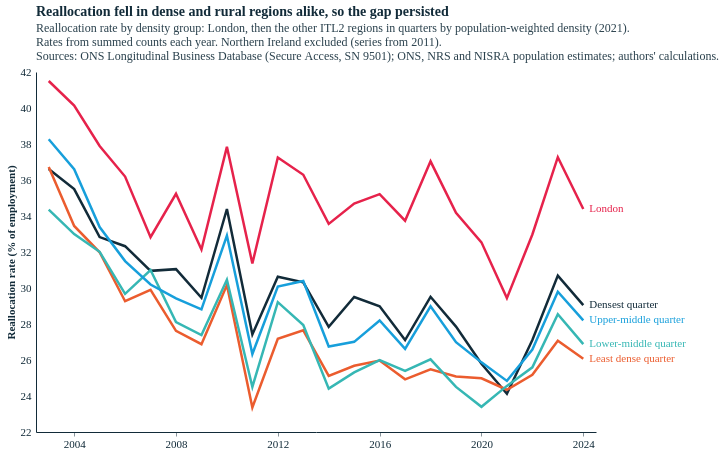

The code cell stored with this chart in its notebook:
### Markdown cell above
## 3. Has the urban–rural gap changed over time?

Regions grouped by population-weighted density: **London** (5 regions) and the other regions in **quarters** by density (all 36 non-London regions, 9 each). Each group's rate is computed from its **summed counts** each year. Northern Ireland belongs to a quarter but is left out of the **lines**, so that each line's membership is the same every year (its series starts in 2011). It is included in the stacked bars, which cover 2011–24 only.

### Code cell
o = df[~LONDON(df)].copy()                     # quarters over all 36 non-London regions, incl. NI (9 each)
o["dgroup"] = pd.qcut(o.pop_weighted_density, 4, labels=["Least dense quarter", "Lower-middle quarter", "Upper-middle quarter", "Densest quarter"]).astype(str)
GROUP = {**dict(zip(o.itl2_code, o.dgroup)), **{c: "London" for c in df[LONDON(df)].itl2_code}}
ORDER = ["London", "Densest quarter", "Upper-middle quarter", "Lower-middle quarter", "Least dense quarter"]
COLS = [ECO["red"], ECO["blue-dark"], ECO["blue-light"], ECO["turquoise"], ECO["orange"]]
for g in ORDER[1:]:
    print(f"{g} ({(o.dgroup == g).sum()}): " + ", ".join(sorted(o[o.dgroup == g].itl2_name)))

ts = (jf[jf.itl2_code.isin(GROUP) & (jf.itl2_code != "TLN0")].assign(   # NI left out of the lines: its series starts in 2011
dgroup=lambda x: x.itl2_code.map(GROUP))
        .groupby(["dgroup", "year"])[["total_jc", "total_jd", "emp_avg"]].sum())
ts = (100 * (ts.total_jc + ts.total_jd) / ts.emp_avg).rename("realloc").reset_index()
piv = ts.pivot(index="year", columns="dgroup", values="realloc")[ORDER]
gap = (piv["Densest quarter"] - piv["Least dense quarter"])
print(f"\nGap densest - least dense quarter (pp): 2003–07 avg {gap.loc[2003:2007].mean():.1f}, 2011–15 {gap.loc[2011:2015].mean():.1f}, 2019–24 {gap.loc[2019:2024].mean():.1f}")
print(piv.loc[[2003, 2008, 2013, 2018, 2024]].round(1).to_string())

end = ts[ts.year == ts.year.max()]
lines = alt.layer(
    alt.Chart(ts).mark_line(strokeWidth=2.5).encode(
        x=alt.X("year:O", title=None, axis=alt.Axis(values=list(range(2004, 2025, 4)), labelAngle=0)),
        y=alt.Y("realloc:Q", scale=alt.Scale(zero=False), title="Reallocation rate (% of employment)"),
        color=alt.Color("dgroup:N", scale=alt.Scale(domain=ORDER, range=COLS), legend=None),
        tooltip=["dgroup:N", "year:O", alt.Tooltip("realloc:Q", format=".1f", title="Reallocation (%)")]),
    alt.Chart(end).mark_text(align="left", dx=6, fontSize=11).encode(
        x="year:O", y="realloc:Q", text="dgroup:N", color=alt.Color("dgroup:N", scale=alt.Scale(domain=ORDER, range=COLS), legend=None)),
).properties(title=alt.Title("Reallocation fell in dense and rural regions alike, so the gap persisted",
    subtitle=["Reallocation rate by density group: London, then the other ITL2 regions in quarters by population-weighted density (2021).",
              "Rates from summed counts each year. Northern Ireland excluded (series from 2011).", SOURCE]))
styles.save(lines, str(FIG), "reallocation_density_groups", width=560, height=360)
lines.properties(width=560, height=360)

### Figure 1 — Vega-Lite specification as saved in the notebook (floating-point values rounded to 4 significant figures)
{"config": {"background": "#fff", "font": "Circular Std", "text": {"color": "#122b39", "font": "Circular Std", "align": "left", "dx": 7, "dy": 0, "fontSize": 11}, "view": {"stroke": null, "continuousWidth": 350, "continuousHeight": 280, "discreteWidth": 400, "discreteHeight": 300}, "bar": {"color": "#179fdb"}, "line": {"color": "#e6224b"}, "rule": {"color": "#122b39"}, "point": {"filled": true, "size": 80, "color": "#e6224b", "opacity": 0.95}, "geoshape": {"stroke": "white", "strokeWidth": 0.3}, "axis": {"labelColor": "#122b39", "labelFontSize": 11, "labelFont": "Circular Std", "tickColor": "#122b39", "tickOpacity": 0.5, "domainColor": "#122b39", "domainOpacity": 1, "gridColor": "#122b39", "gridDash": [2, 2], "gridOpacity": 0.5, "title": null, "titleColor": "#122b39", "tickSize": 4, "grid": false, "domain": true}, "axisXDiscrete": {"grid": false, "labelAngle": 0, "tickCount": 10, "tickOpacity": 0.5, "title": null}, "axisYDiscrete": {"ticks": false, "labelPadding": 5, "grid": false}, "axisXTemporal": {"grid": false, "ticks": true}, "axisXQuantitative": {"grid": false}, "axisYQuantitative": {"gridColor": "#122b39", "gridDash": [1, 5], "gridOpacity": 0.5, "ticks": false, "labelPadding": 5, "tickCount": 8, "grid": false}, "title": {"color": "#122b39", "subtitleColor": "#122b39E6", "font": "Circular Std", "subtitleFont": "Circular Std", "anchor": "start", "frame": "group", "fontSize": 14, "subtitleFontSize": 12, "subtitlePadding": 4, "offset": 0}, "legend": {"titleColor": "#122b39", "labelColor": "#122b39"}}, "layer": [{"data": {"name": "data-93d4680eb0254e484236eb8eab5e3a65"}, "mark": {"type": "line", "strokeWidth": 2.5}, "encoding": {"color": {"field": "dgroup", "legend": null, "scale": {"domain": ["London", "Densest quarter", "Upper-middle quarter", "Lower-middle quarter", "Least dense quarter"], "range": ["#e6224b", "#122b39", "#179fdb", "#36b7b4", "#eb5c2e"]}, "type": "nominal"}, "tooltip": [{"field": "dgroup", "type": "nominal"}, {"field": "year", "type": "ordinal"}, {"field": "realloc", "format": ".1f", "title": "Reallocation (%)", "type": "quantitative"}], "x": {"axis": {"labelAngle": 0, "values": [2004, 2008, 2012, 2016, 2020, 2024]}, "field": "year", "title": null, "type": "ordinal"}, "y": {"field": "realloc", "scale": {"zero": false}, "title": "Reallocation rate (% of employment)", "type": "quantitative"}}}, {"data": {"name": "data-b29190dea38843a8c1bf7fa22770e398"}, "mark": {"type": "text", "align": "left", "dx": 6, "fontSize": 11}, "encoding": {"color": {"field": "dgroup", "legend": null, "scale": {"domain": ["London", "Densest quarter", "Upper-middle quarter", "Lower-middle quarter", "Least dense quarter"], "range": ["#e6224b", "#122b39", "#179fdb", "#36b7b4", "#eb5c2e"]}, "type": "nominal"}, "text": {"field": "dgroup", "type": "nominal"}, "x": {"field": "year", "type": "ordinal"}, "y": {"field": "realloc", "type": "quantitative"}}}], "height": 360, "title": {"text": "Reallocation fell in dense and rural regions alike, so the gap persisted", "subtitle": ["Reallocation rate by density group: London, then the other ITL2 regions in quarters by population-weighted density (2021).", "Rates from summed counts each year. Northern Ireland excluded (series from 2011).", "Sources: ONS Longitudinal Business Database (Secure Access, SN 9501); ONS, NRS and NISRA population estimates; authors' calculations."]}, "width": 560, "$schema": "https://vega.github.io/schema/vega-lite/v5.20.1.json", "datasets": {"data-93d4680eb0254e484236eb8eab5e3a65": [{"dgroup": "Densest quarter", "year": 2003, "realloc": 36.61}, {"dgroup": "Densest quarter", "year": 2004, "realloc": 35.5}, {"dgroup": "Densest quarter", "year": 2005, "realloc": 32.83}, {"dgroup": "Densest quarter", "year": 2006, "realloc": 32.32}, {"dgroup": "Densest quarter", "year": 2007, "realloc": 30.95}, {"dgroup": "Densest quarter", "year": 2008, "realloc": 31.05}, {"dgroup": "Densest quarter", "year": 2009, "realloc": 29.46}, {"dgroup": "Densest quarter", "year": 2010, "realloc": 34.39}, {"dgroup": "Densest quarter", "year": 2011, "realloc": 27.42}, {"dgroup": "Densest quarter", "year": 2012, "realloc": 30.62}, {"dgroup": "Densest quarter", "year": 2013, "realloc": 30.32}, {"dgroup": "Densest quarter", "year": 2014, "realloc": 27.85}, {"dgroup": "Densest quarter", "year": 2015, "realloc": 29.5}, {"dgroup": "Densest quarter", "year": 2016, "realloc": 28.98}, {"dgroup": "Densest quarter", "year": 2017, "realloc": 27.11}, {"dgroup": "Densest quarter", "year": 2018, "realloc": 29.51}, {"dgroup": "Densest quarter", "year": 2019, "realloc": 27.86}, {"dgroup": "Densest quarter", "year": 2020, "realloc": 25.79}, {"dgroup": "Densest quarter", "year": 2021, "realloc": 24.13}, {"dgroup": "Densest quarter", "year": 2022, "realloc": 27.11}, {"dgroup": "Densest quarter", "year": 2023, "realloc": 30.69}, {"dgroup": "Densest quarter", "year": 2024, "realloc": 29.05}, {"dgroup": "Least dense quarter", "year": 2003, "realloc": 36.73}, {"dgroup": "Least dense quarter", "year": 2004, "realloc": 33.45}, {"dgroup": "Least dense quarter", "year": 2005, "realloc": 31.99}, {"dgroup": "Least dense quarter", "year": 2006, "realloc": 29.26}, {"dgroup": "Least dense quarter", "year": 2007, "realloc": 29.9}, {"dgroup": "Least dense quarter", "year": 2008, "realloc": 27.62}, {"dgroup": "Least dense quarter", "year": 2009, "realloc": 26.88}, {"dgroup": "Least dense quarter", "year": 2010, "realloc": 30.16}, {"dgroup": "Least dense quarter", "year": 2011, "realloc": 23.36}, {"dgroup": "Least dense quarter", "year": 2012, "realloc": 27.18}, {"dgroup": "Least dense quarter", "year": 2013, "realloc": 27.65}, {"dgroup": "Least dense quarter", "year": 2014, "realloc": 25.11}, {"dgroup": "Least dense quarter", "year": 2015, "realloc": 25.68}, {"dgroup": "Least dense quarter", "year": 2016, "realloc": 25.97}, {"dgroup": "Least dense quarter", "year": 2017, "realloc": 24.93}, {"dgroup": "Least dense quarter", "year": 2018, "realloc": 25.48}, {"dgroup": "Least dense quarter", "year": 2019, "realloc": 25.09}, {"dgroup": "Least dense quarter", "year": 2020, "realloc": 24.98}, {"dgroup": "Least dense quarter", "year": 2021, "realloc": 24.35}, {"dgroup": "Least dense quarter", "year": 2022, "realloc": 25.18}, {"dgroup": "Least dense quarter", "year": 2023, "realloc": 27.07}, {"dgroup": "Least dense quarter", "year": 2024, "realloc": 26.07}, {"dgroup": "London", "year": 2003, "realloc": 41.5}, {"dgroup": "London", "year": 2004, "realloc": 40.13}, {"dgroup": "London", "year": 2005, "realloc": 37.89}, {"dgroup": "London", "year": 2006, "realloc": 36.19}, {"dgroup": "London", "year": 2007, "realloc": 32.82}, {"dgroup": "London", "year": 2008, "realloc": 35.24}, {"dgroup": "London", "year": 2009, "realloc": 32.14}, {"dgroup": "London", "year": 2010, "realloc": 37.84}, {"dgroup": "London", "year": 2011, "realloc": 31.36}, {"dgroup": "London", "year": 2012, "realloc": 37.25}, {"dgroup": "London", "year": 2013, "realloc": 36.29}, {"dgroup": "London", "year": 2014, "realloc": 33.56}, {"dgroup": "London", "year": 2015, "realloc": 34.69}, {"dgroup": "London", "year": 2016, "realloc": 35.21}, {"dgroup": "London", "year": 2017, "realloc": 33.74}, {"dgroup": "London", "year": 2018, "realloc": 37.04}, {"dgroup": "London", "year": 2019, "realloc": 34.18}, {"dgroup": "London", "year": 2020, "realloc": 32.54}, {"dgroup": "London", "year": 2021, "realloc": 29.44}, {"dgroup": "London", "year": 2022, "realloc": 32.97}, {"dgroup": "London", "year": 2023, "realloc": 37.27}, {"dgroup": "London", "year": 2024, "realloc": 34.39}, {"dgroup": "Lower-middle quarter", "year": 2003, "realloc": 34.35}, {"dgroup": "Lower-middle quarter", "year": 2004, "realloc": 33.0}, {"dgroup": "Lower-middle quarter", "year": 2005, "realloc": 32.01}, {"dgroup": "Lower-middle quarter", "year": 2006, "realloc": 29.68}, {"dgroup": "Lower-middle quarter", "year": 2007, "realloc": 31.0}, {"dgroup": "Lower-middle quarter", "year": 2008, "realloc": 28.11}, {"dgroup": "Lower-middle quarter", "year": 2009, "realloc": 27.39}, {"dgroup": "Lower-middle quarter", "year": 2010, "realloc": 30.46}, {"dgroup": "Lower-middle quarter", "year": 2011, "realloc": 24.5}, {"dgroup": "Lower-middle quarter", "year": 2012, "realloc": 29.21}, {"dgroup": "Lower-middle quarter", "year": 2013, "realloc": 27.94}, {"dgroup": "Lower-middle quarter", "year": 2014, "realloc": 24.41}, {"dgroup": "Lower-middle quarter", "year": 2015, "realloc": 25.31}, {"dgroup": "Lower-middle quarter", "year": 2016, "realloc": 25.99}, {"dgroup": "Lower-middle quarter", "year": 2017, "realloc": 25.39}, {"dgroup": "Lower-middle quarter", "year": 2018, "realloc": 26.04}, {"dgroup": "Lower-middle quarter", "year": 2019, "realloc": 24.5}, {"dgroup": "Lower-middle quarter", "year": 2020, "realloc": 23.4}, {"dgroup": "Lower-middle quarter", "year": 2021, "realloc": 24.56}, {"dgroup": "Lower-middle quarter", "year": 2022, "realloc": 25.59}, {"dgroup": "Lower-middle quarter", "year": 2023, "realloc": 28.54}, {"dgroup": "Lower-middle quarter", "year": 2024, "realloc": 26.88}, {"dgroup": "Upper-middle quarter", "year": 2003, "realloc": 38.26}, {"dgroup": "Upper-middle quarter", "year": 2004, "realloc": 36.6}, {"dgroup": "Upper-middle quarter", "year": 2005, "realloc": 33.38}, {"dgroup": "Upper-middle quarter", "year": 2006, "realloc": 31.5}, {"dgroup": "Upper-middle quarter", "year": 2007, "realloc": 30.19}, {"dgroup": "Upper-middle quarter", "year": 2008, "realloc": 29.43}, {"dgroup": "Upper-middle quarter", "year": 2009, "realloc": 28.81}, {"dgroup": "Upper-middle quarter", "year": 2010, "realloc": 32.91}, {"dgroup": "Upper-middle quarter", "year": 2011, "realloc": 26.34}, {"dgroup": "Upper-middle quarter", "year": 2012, "realloc": 30.08}, {"dgroup": "Upper-middle quarter", "year": 2013, "realloc": 30.39}, {"dgroup": "Upper-middle quarter", "year": 2014, "realloc": 26.75}, {"dgroup": "Upper-middle quarter", "year": 2015, "realloc": 27.01}, {"dgroup": "Upper-middle quarter", "year": 2016, "realloc": 28.19}, {"dgroup": "Upper-middle quarter", "year": 2017, "realloc": 26.62}, {"dgroup": "Upper-middle quarter", "year": 2018, "realloc": 28.99}, {"dgroup": "Upper-middle quarter", "year": 2019, "realloc": 26.99}, {"dgroup": "Upper-middle quarter", "year": 2020, "realloc": 25.87}, {"dgroup": "Upper-middle quarter", "year": 2021, "realloc": 24.84}, {"dgroup": "Upper-middle quarter", "year": 2022, "realloc": 26.58}, {"dgroup": "Upper-middle quarter", "year": 2023, "realloc": 29.79}, {"dgroup": "Upper-middle quarter", "year": 2024, "realloc": 28.21}], "data-b29190dea38843a8c1bf7fa22770e398": [{"dgroup": "Densest quarter", "year": 2024, "realloc": 29.05}, {"dgroup": "Least dense quarter", "year": 2024, "realloc": 26.07}, {"dgroup": "London", "year": 2024, "realloc": 34.39}, {"dgroup": "Lower-middle quarter", "year": 2024, "realloc": 26.88}, {"dgroup": "Upper-middle quarter", "year": 2024, "realloc": 28.21}]}}
